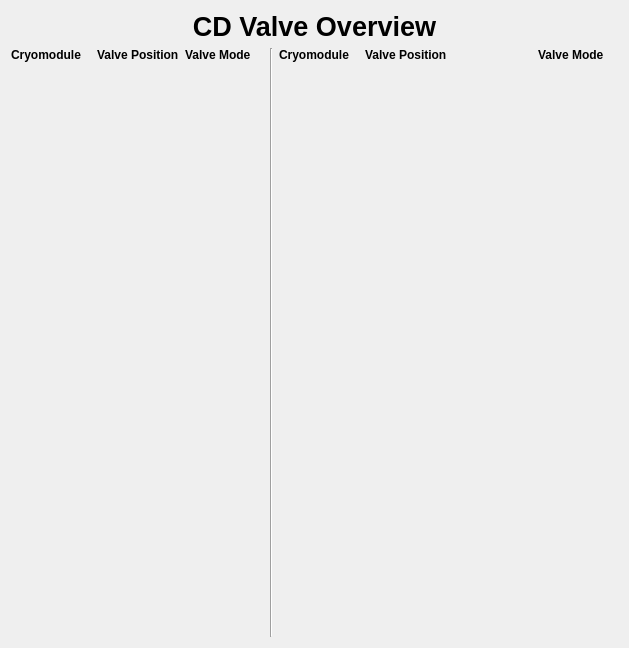
<?xml version="1.0" encoding="UTF-8"?>
<ui version="4.0">
 <class>Form</class>
 <widget class="QWidget" name="Form">
  <property name="geometry">
   <rect>
    <x>0</x>
    <y>0</y>
    <width>629</width>
    <height>648</height>
   </rect>
  </property>
  <property name="windowTitle">
   <string>Form</string>
  </property>
  <layout class="QGridLayout" name="gridLayout">
   <item row="3" column="2">
    <widget class="PyDMTemplateRepeater" name="PyDMTemplateRepeater_6">
     <property name="toolTip">
      <string/>
     </property>
     <property name="frameShape">
      <enum>QFrame::NoFrame</enum>
     </property>
     <property name="templateFilename" stdset="0">
      <string>pydmLabelModeTemplate.ui</string>
     </property>
     <property name="dataSource" stdset="0">
      <string>cmList1.json</string>
     </property>
    </widget>
   </item>
   <item row="2" column="5">
    <widget class="QLabel" name="label_5">
     <property name="font">
      <font>
       <weight>75</weight>
       <bold>true</bold>
      </font>
     </property>
     <property name="text">
      <string>Valve Position</string>
     </property>
    </widget>
   </item>
   <item row="3" column="4">
    <widget class="PyDMTemplateRepeater" name="PyDMTemplateRepeater_4">
     <property name="toolTip">
      <string/>
     </property>
     <property name="frameShape">
      <enum>QFrame::NoFrame</enum>
     </property>
     <property name="templateFilename" stdset="0">
      <string>labelTemplate.ui</string>
     </property>
     <property name="dataSource" stdset="0">
      <string>cmList2.json</string>
     </property>
    </widget>
   </item>
   <item row="2" column="3" rowspan="2">
    <widget class="Line" name="line">
     <property name="orientation">
      <enum>Qt::Vertical</enum>
     </property>
    </widget>
   </item>
   <item row="2" column="0">
    <widget class="QLabel" name="label">
     <property name="sizePolicy">
      <sizepolicy hsizetype="Preferred" vsizetype="Maximum">
       <horstretch>0</horstretch>
       <verstretch>0</verstretch>
      </sizepolicy>
     </property>
     <property name="font">
      <font>
       <weight>75</weight>
       <bold>true</bold>
      </font>
     </property>
     <property name="text">
      <string>Cryomodule</string>
     </property>
    </widget>
   </item>
   <item row="2" column="4">
    <widget class="QLabel" name="label_4">
     <property name="font">
      <font>
       <weight>75</weight>
       <bold>true</bold>
      </font>
     </property>
     <property name="text">
      <string>Cryomodule</string>
     </property>
    </widget>
   </item>
   <item row="2" column="1">
    <widget class="QLabel" name="label_2">
     <property name="font">
      <font>
       <weight>75</weight>
       <bold>true</bold>
      </font>
     </property>
     <property name="text">
      <string>Valve Position</string>
     </property>
    </widget>
   </item>
   <item row="2" column="2">
    <widget class="QLabel" name="label_3">
     <property name="font">
      <font>
       <weight>75</weight>
       <bold>true</bold>
      </font>
     </property>
     <property name="text">
      <string>Valve Mode</string>
     </property>
    </widget>
   </item>
   <item row="3" column="1">
    <widget class="PyDMTemplateRepeater" name="PyDMTemplateRepeater_2">
     <property name="toolTip">
      <string/>
     </property>
     <property name="frameShape">
      <enum>QFrame::NoFrame</enum>
     </property>
     <property name="templateFilename" stdset="0">
      <string>pydmLabelPositionTemplate.ui</string>
     </property>
     <property name="dataSource" stdset="0">
      <string>cmList1.json</string>
     </property>
    </widget>
   </item>
   <item row="3" column="7">
    <widget class="PyDMTemplateRepeater" name="PyDMTemplateRepeater_3">
     <property name="toolTip">
      <string/>
     </property>
     <property name="frameShape">
      <enum>QFrame::NoFrame</enum>
     </property>
     <property name="templateFilename" stdset="0">
      <string>pydmLabelModeTemplate.ui</string>
     </property>
     <property name="dataSource" stdset="0">
      <string>cmList2.json</string>
     </property>
    </widget>
   </item>
   <item row="3" column="5">
    <widget class="PyDMTemplateRepeater" name="PyDMTemplateRepeater_5">
     <property name="toolTip">
      <string/>
     </property>
     <property name="frameShape">
      <enum>QFrame::NoFrame</enum>
     </property>
     <property name="templateFilename" stdset="0">
      <string>pydmLabelPositionTemplate.ui</string>
     </property>
     <property name="dataSource" stdset="0">
      <string>cmList2.json</string>
     </property>
    </widget>
   </item>
   <item row="2" column="7">
    <widget class="QLabel" name="label_6">
     <property name="font">
      <font>
       <weight>75</weight>
       <bold>true</bold>
      </font>
     </property>
     <property name="text">
      <string>Valve Mode</string>
     </property>
    </widget>
   </item>
   <item row="3" column="0">
    <widget class="PyDMTemplateRepeater" name="PyDMTemplateRepeater">
     <property name="toolTip">
      <string/>
     </property>
     <property name="frameShape">
      <enum>QFrame::NoFrame</enum>
     </property>
     <property name="templateFilename" stdset="0">
      <string>labelTemplate.ui</string>
     </property>
     <property name="dataSource" stdset="0">
      <string>cmList1.json</string>
     </property>
    </widget>
   </item>
   <item row="1" column="0" colspan="8">
    <widget class="QLabel" name="label_7">
     <property name="sizePolicy">
      <sizepolicy hsizetype="Preferred" vsizetype="Maximum">
       <horstretch>0</horstretch>
       <verstretch>0</verstretch>
      </sizepolicy>
     </property>
     <property name="font">
      <font>
       <pointsize>20</pointsize>
       <weight>75</weight>
       <bold>true</bold>
      </font>
     </property>
     <property name="text">
      <string>CD Valve Overview</string>
     </property>
     <property name="alignment">
      <set>Qt::AlignCenter</set>
     </property>
     <property name="wordWrap">
      <bool>true</bool>
     </property>
    </widget>
   </item>
  </layout>
 </widget>
 <customwidgets>
  <customwidget>
   <class>PyDMTemplateRepeater</class>
   <extends>QFrame</extends>
   <header>pydm.widgets.template_repeater</header>
   <container>1</container>
  </customwidget>
 </customwidgets>
 <resources/>
 <connections/>
</ui>
